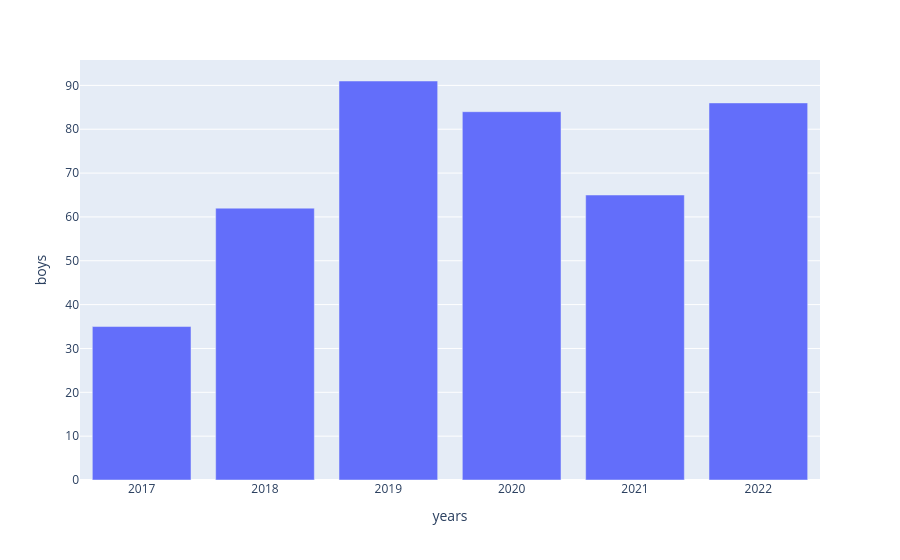

Here is the notebook cell this chart was saved with:
### Code cell
fig = px.bar(df, x='years', y='boys')
fig.show()

### Figure 1 — Plotly figure (JSON) as saved in the notebook; plotly's stock layout.template omitted (floating-point values rounded to 4 significant figures)
{"data": [{"hovertemplate": "years=%{x}<br>boys=%{y}<extra></extra>", "legendgroup": "", "marker": {"color": "#636efa", "pattern": {"shape": ""}}, "name": "", "orientation": "v", "showlegend": false, "textposition": "auto", "type": "bar", "x": [2017, 2018, 2019, 2020, 2021, 2022], "xaxis": "x", "y": [35, 62, 91, 84, 65, 86], "yaxis": "y"}], "layout": {"barmode": "relative", "legend": {"tracegroupgap": 0}, "margin": {"t": 60}, "xaxis": {"anchor": "y", "domain": [0, 1], "title": {"text": "years"}}, "yaxis": {"anchor": "x", "domain": [0, 1], "title": {"text": "boys"}}}}
